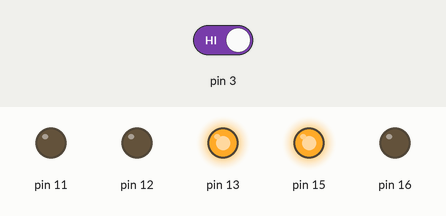
Recording of a program running on a simulated Raspberry Pi (header pin numbers). Shown: output pins drawn as LEDs (lit = HIGH). Inputs (shaded band) come from the test bench; at power-on: pin 3 HIGH. The clock reads 2024-03-15 10:24:30 at power-on unless the program sets it; what the program prints to the terminal is not drawn.

Above: at 1.2 s.
1.3 s: pin 3 driven LOW
At 3.3 s:
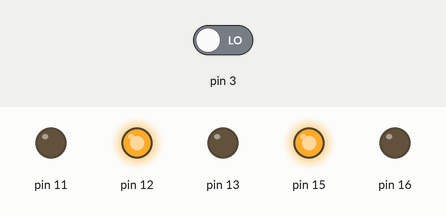
At 7.5 s:
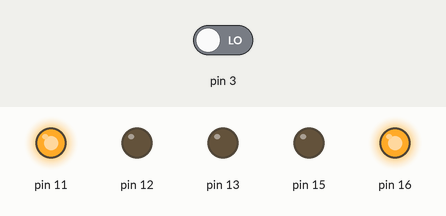
Timing chart, 0 to 12.8 s (numbered marks = the images above; inputs shaded):
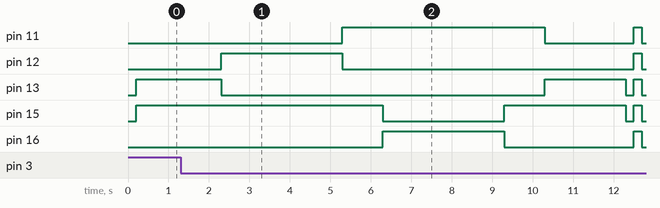

The program:

Traffic_light.py
```python
#==================================
# Traffic light by Haraldeon
#==================================

#=====================
# Importing modules
import wiringpi as wp
from time import sleep
import time as t

#=====================
# Numbering setting, I chose physical ...
# refer to https://github.com/WiringPi/WiringPi-Python
# for more settigns
wp.wiringPiSetupPhys()

#=====================
# Defining the pins

wp.pinMode(3,0)  # Ground pin, warning: keep this as input
wp.pinMode(11,1) # Red car pin
wp.pinMode(12,1) # Orange car pin
wp.pinMode(13,1) # Green car pin
wp.pinMode(15,1) # Red pedestrian pin
wp.pinMode(16,1) # Green pedestrian pin

dt = 0.2         # Determines how fast the lights will blink
def blink(n):
    wp.digitalWrite(11,n)
    wp.digitalWrite(12,n)
    wp.digitalWrite(13,n)
    wp.digitalWrite(15,n)
    wp.digitalWrite(16,n)
    sleep(dt)

blink(0)         # Resets all the lights to off

t0 = t.time()    # Current time calculation

while  t.time()-t0 <= 10:        # 10 is the amount of seconds you want the sim to run
    wp.digitalWrite(13,1)        # Cars have green  by default
    wp.digitalWrite(15,1)        # Peds have red by default
    if wp.digitalRead(3) == 0:
        #print("Button was clicked, go peds go!") # Remove the '#' if you want to check if your button works
        sleep(1)
        wp.digitalWrite(13,0)    # Button pushed ...
        wp.digitalWrite(12,1)    # Cars get orange
        sleep(3)
        wp.digitalWrite(12,0)    # From orange
        wp.digitalWrite(11,1)    # to red for cars
        sleep(1)                 # More buffer for idiots
        wp.digitalWrite(15,0)    # 1 s later ...
        wp.digitalWrite(16,1)    # Peds get green for 3 s
        sleep(3)
        wp.digitalWrite(16,0)    # Peds get ...
        wp.digitalWrite(15,1)    # Red again
        sleep(1)
        wp.digitalWrite(11,0)    # Cars red goes off ...
        wp.digitalWrite(13,1)    # Cars get green again
        sleep(2)

    # Loop repeats

print("Program ran for ",t.time()-t0, "seconds")    # Printing how long the program ran

# Blink 3 times when sim ends
blink(0)
blink(1)
blink(0)
blink(1)
blink(0)
blink(1)
blink(0)
```
